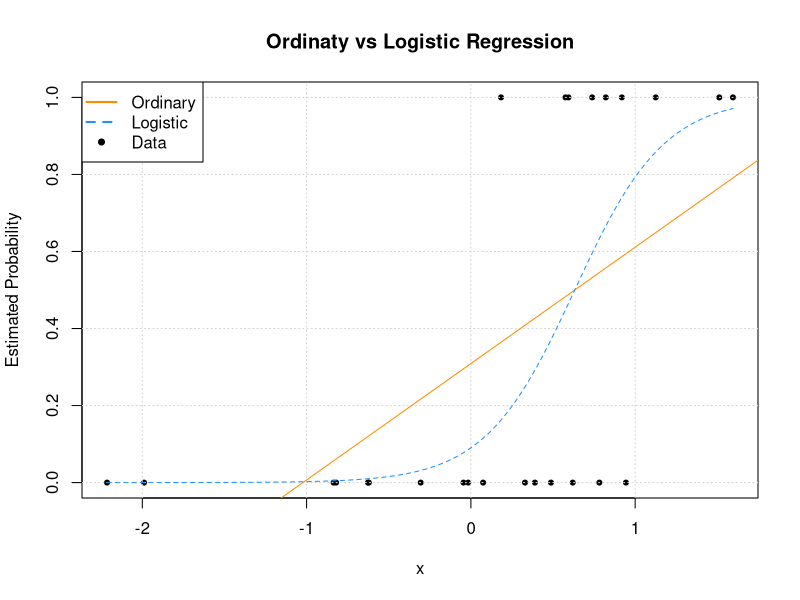

Here is the R script that generated this plot: (Note: this script raises an error after producing the figure.)
######## logistic data ##########

sim_logistic_data = function(sample_size = 25, beta_0 = -2, beta_1 = 3){
  x= rnorm(n=sample_size)    
  eta = beta_0 + beta_1 * x
  p = 1/(1+exp(-eta))    # 67 page  p(Xi) function
  y = rbinom(n = sample_size, size = 1, prob = p)
  data.frame(y,x)
}

set.seed(1)
example_data = sim_logistic_data()
head(example_data)


# ordinary linear regression 
fit_lm = lm(y~x, data = example_data)
fit_lm
# logistic regression 
fit_glm = glm(y~x,data = example_data, family = binomial)
fit_glm

glm(y~x,data = example_data)

fit_glm = glm(y~x,data = example_data, family = binomial(link = "logit"))

#plot
plot(y ~ x, data = example_data,
     pch = 20, ylab = "Estimated Probability",
     main = "Ordinaty vs Logistic Regression")
grid()
abline(fit_lm, col = "darkorange")
curve(predict(fit_glm, data.frame(x),type = "response"),
      add = TRUE, col = "dodgerblue", lty = 2)
legend("topleft",c("Ordinary","Logistic","Data"), lty = c(1,2,0),
       pch = c(NA, NA, 20), lwd = 2, col = c("darkorange","dodgerblue","black"))


sim_logistic_data = function(sample_size = 25, beta_0 = -2, bata_1 = 3){
  x = rnorm(n = sample_size)
}


round(coef(fit_glm),1)

###
set.seed(1)
example_data = sim_logistic_data(sample_size = 50, beta_0 = 1, beta_1 = -4)  #sample_size = 5000, 两条线接近重合

fit_glm = glm(y~x, data = example_data, family = binomial)

plot(y ~ x, data = example_data,
     pch = 20, ylab = "Estimated Probability",
     main = " Logistic Regression, Decreasing Probability")
grid()
curve(predict(fit_glm, data.frame(x),type = "response"),
      add = TRUE, col = "dodgerblue", lty = 2)
curve(boot::inv.logit(1 - 4*x), add = TRUE, col = "darkorange", lty = 1)
legend("bottomleft",c("True Probability","Estimated Probability","Data"), lty = c(1,2,0),
       pch = c(NA, NA, 20), lwd = 2, col = c("darkorange","dodgerblue","black"))

## transfromation 
sim_quadratic_logistic_data = function(sample_size = 25){     #
  x = rnorm(n = sample_size)
  eta = -1.5 + 0.5*x + x^2
  p = 1/(1+exp(-eta))
  y = rbinom(n = sample_size, size = 1, prob = p)
  data.frame(y,x)
}

set.seed(42)
example_data = sim_quadratic_logistic_data(sample_size = 50)
fit_glm = glm(y~x + I(x^2), data = example_data, family = binomial)
plot(y ~ x, data = example_data,
     pch = 20, ylab = "Estimated Probability",
     main = " Logistic Regression, Quadratic Relationship")

grid()
curve(predict(fit_glm, data.frame(x),type = "response"),
      add = TRUE, col = "dodgerblue", lty = 2)
curve(boot::inv.logit(-1.5 + 0.5*x + x^2), add = TRUE, col = "darkorange", lty = 1)
legend("bottomleft",c("True Probability","Estimated Probability","Data"), lty = c(1,2,0),
       pch = c(NA, NA, 20), lwd = 2, col = c("darkorange","dodgerblue","black"))

####### dataset 
head(PlantGrowth)

attach(PlantGrowth)
weight.factor <- cut(weight, 2, labels = c('Light','Heavy')) # bonarize weights
plot(table(group, weight.factor))

glm.1 <- glm(weight.factor ~ group, family = binomial)

anova(glm.1, test = 'LRT')

predict(glm.1, type = 'response')

data('Pima.te',package = 'MASS')

detach(PlantGrowth)
glm.2 <- step(glm(type ~., data = Pima.te, family = binomial(link = 'probit')))

summary(glm.2)

